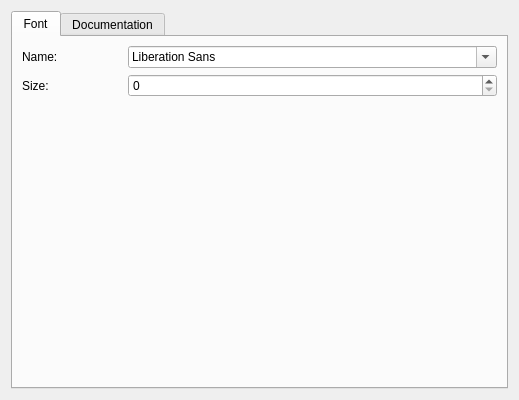
<ui version="4.0" >
 <class>HelpSystemConfigurationPage</class>
 <widget class="QWidget" name="HelpSystemConfigurationPage" >
  <property name="geometry" >
   <rect>
    <x>0</x>
    <y>0</y>
    <width>519</width>
    <height>400</height>
   </rect>
  </property>
  <property name="windowTitle" >
   <string>Form</string>
  </property>
  <layout class="QGridLayout" name="gridLayout_2" >
   <item row="0" column="0" >
    <widget class="QTabWidget" name="tabWidget" >
     <property name="currentIndex" >
      <number>0</number>
     </property>
     <widget class="QWidget" name="tab" >
      <property name="geometry" >
       <rect>
        <x>0</x>
        <y>0</y>
        <width>497</width>
        <height>358</height>
       </rect>
      </property>
      <attribute name="title" >
       <string>Font</string>
      </attribute>
      <layout class="QGridLayout" name="gridLayout_3" >
       <item row="0" column="0" >
        <widget class="QLabel" name="lblName" >
         <property name="minimumSize" >
          <size>
           <width>100</width>
           <height>0</height>
          </size>
         </property>
         <property name="maximumSize" >
          <size>
           <width>100</width>
           <height>16777215</height>
          </size>
         </property>
         <property name="text" >
          <string>Name:</string>
         </property>
        </widget>
       </item>
       <item row="0" column="1" >
        <widget class="QFontComboBox" name="fontComboBox" />
       </item>
       <item row="1" column="0" >
        <widget class="QLabel" name="lblSize" >
         <property name="minimumSize" >
          <size>
           <width>100</width>
           <height>0</height>
          </size>
         </property>
         <property name="maximumSize" >
          <size>
           <width>100</width>
           <height>16777215</height>
          </size>
         </property>
         <property name="text" >
          <string>Size:</string>
         </property>
        </widget>
       </item>
       <item row="1" column="1" >
        <widget class="QSpinBox" name="fontSize" />
       </item>
       <item row="2" column="1" >
        <spacer name="verticalSpacer_3" >
         <property name="orientation" >
          <enum>Qt::Vertical</enum>
         </property>
         <property name="sizeHint" stdset="0" >
          <size>
           <width>20</width>
           <height>282</height>
          </size>
         </property>
        </spacer>
       </item>
      </layout>
     </widget>
     <widget class="QWidget" name="tab_2" >
      <property name="geometry" >
       <rect>
        <x>8</x>
        <y>46</y>
        <width>495</width>
        <height>355</height>
       </rect>
      </property>
      <attribute name="title" >
       <string>Documentation</string>
      </attribute>
      <layout class="QGridLayout" name="gridLayout" >
       <item row="0" column="0" >
        <widget class="QLabel" name="label" >
         <property name="text" >
          <string>Registered Documentation:</string>
         </property>
        </widget>
       </item>
       <item rowspan="2" row="1" column="0" >
        <widget class="QListWidget" name="listWidget" />
       </item>
       <item row="1" column="1" >
        <layout class="QVBoxLayout" name="verticalLayout" >
         <item>
          <widget class="QPushButton" name="cmdAdd" >
           <property name="text" >
            <string>Add...</string>
           </property>
          </widget>
         </item>
         <item>
          <widget class="QPushButton" name="cmdRemove" >
           <property name="text" >
            <string>Remove</string>
           </property>
          </widget>
         </item>
        </layout>
       </item>
       <item row="2" column="1" >
        <spacer name="verticalSpacer" >
         <property name="orientation" >
          <enum>Qt::Vertical</enum>
         </property>
         <property name="sizeHint" stdset="0" >
          <size>
           <width>74</width>
           <height>254</height>
          </size>
         </property>
        </spacer>
       </item>
      </layout>
     </widget>
    </widget>
   </item>
  </layout>
 </widget>
 <resources/>
 <connections/>
</ui>
